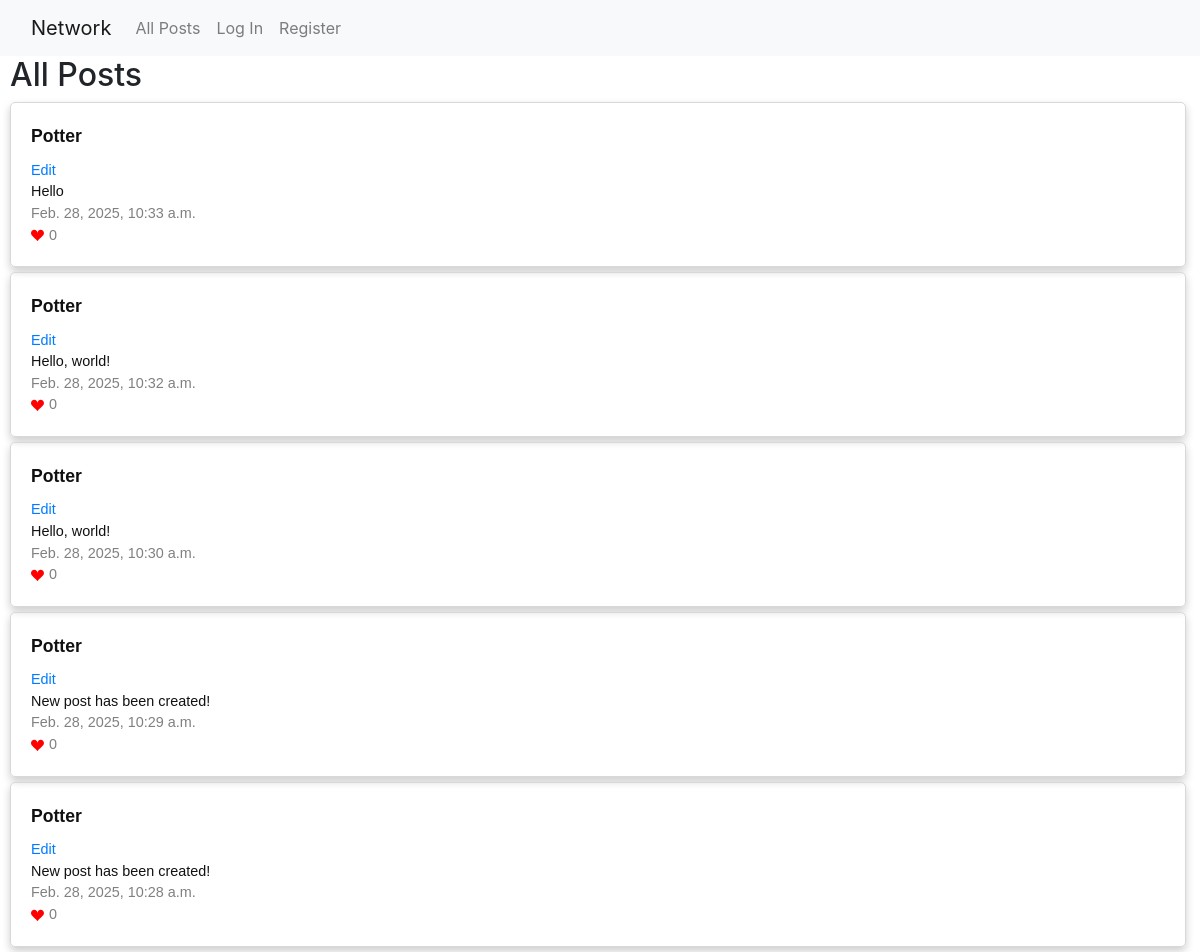
Before: / with the older database file.
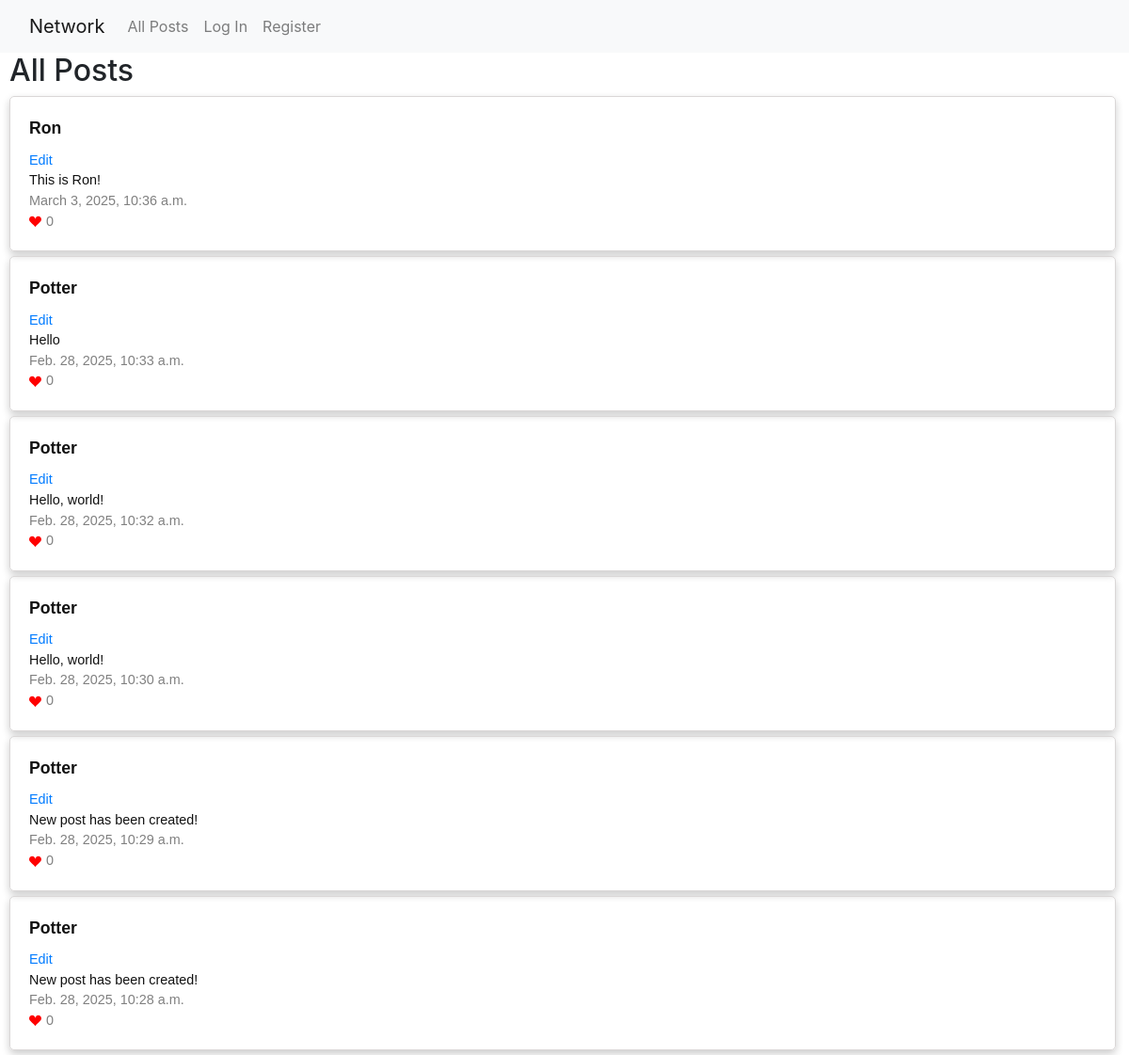
After: the same page with the newer database file.
### network/models.py (models this page shows, shortened)
class Posts(models.Model):
    author = models.ForeignKey(User, on_delete=models.CASCADE,related_name='posts')
    content = models.TextField(blank=False)
    likes = models.ManyToManyField(User, related_name='liked_posts', blank=True)
    date_time = models.DateTimeField(auto_now_add=True)

class User(AbstractUser):
    pass
    following = models.ManyToManyField('self', symmetrical=False, related_name='followers', blank=True)

### network/views.py (the view)
# urls.py: path("", views.index, name="index"),
def index(request):
    posts = Posts.objects.all().order_by('-date_time')
    return render(request, "network/index.html", {
        'posts': posts
    })

### network/templates/network/index.html (shortened to what this page needs)
{% extends "network/layout.html" %}
{% block body %}
    <h2 class="header">All Posts</h2>
    {% for post in posts %}
        <div class="post">
            <a href="{% url 'profile' user_id=post.author.id %}"><strong>{{ post.author }}</strong></a>
            <a href="#">Edit</a>
            <p>{{ post.content }}</p>
            <p>{{ post.date_time }}</p>
            <p><svg xmlns="http://www.w3.org/2000/svg" width="16" height="16" fill="currentColor" class="bi bi-suit-heart-fill" viewBox="0 0 16 16">
                <path d="M4 1c2.21 0 4 1.755 4 3.92C8 2.755 9.79 1 12 1s4 1.755 4 3.92c0 3.263-3.234 4.414-7.608 9.608a.513.513 0 0 1-.784 0C3.234 9.334 0 8.183 0 4.92 0 2.755 1.79 1 4 1"/>
              </svg>{{ post.likes.count }}</p>
        </div>
    {% endfor%}
{% endblock %}

Changed rows visible on the page:
added Posts: author "Ron", content "This is Ron!", date_time "March 3, 2025, 10:36 a.m.", likes.count "0"
